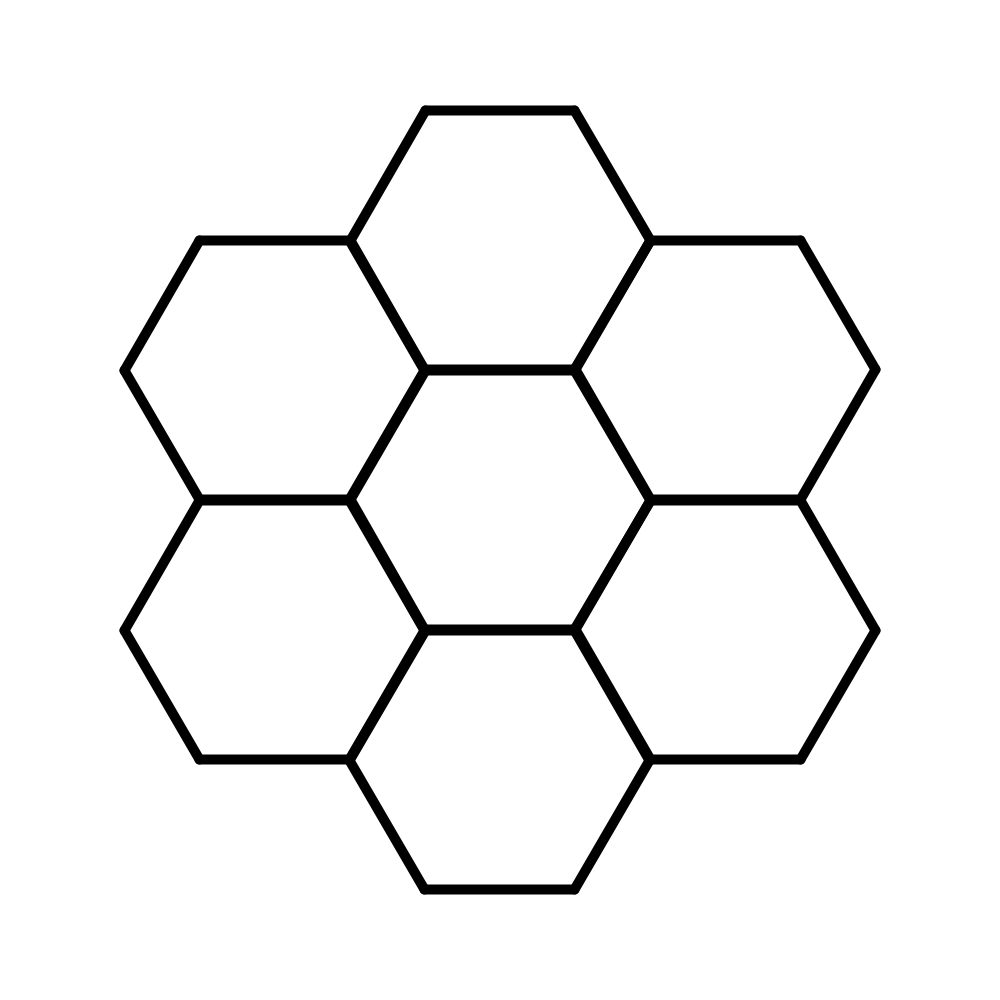
Frame 1 (no input)
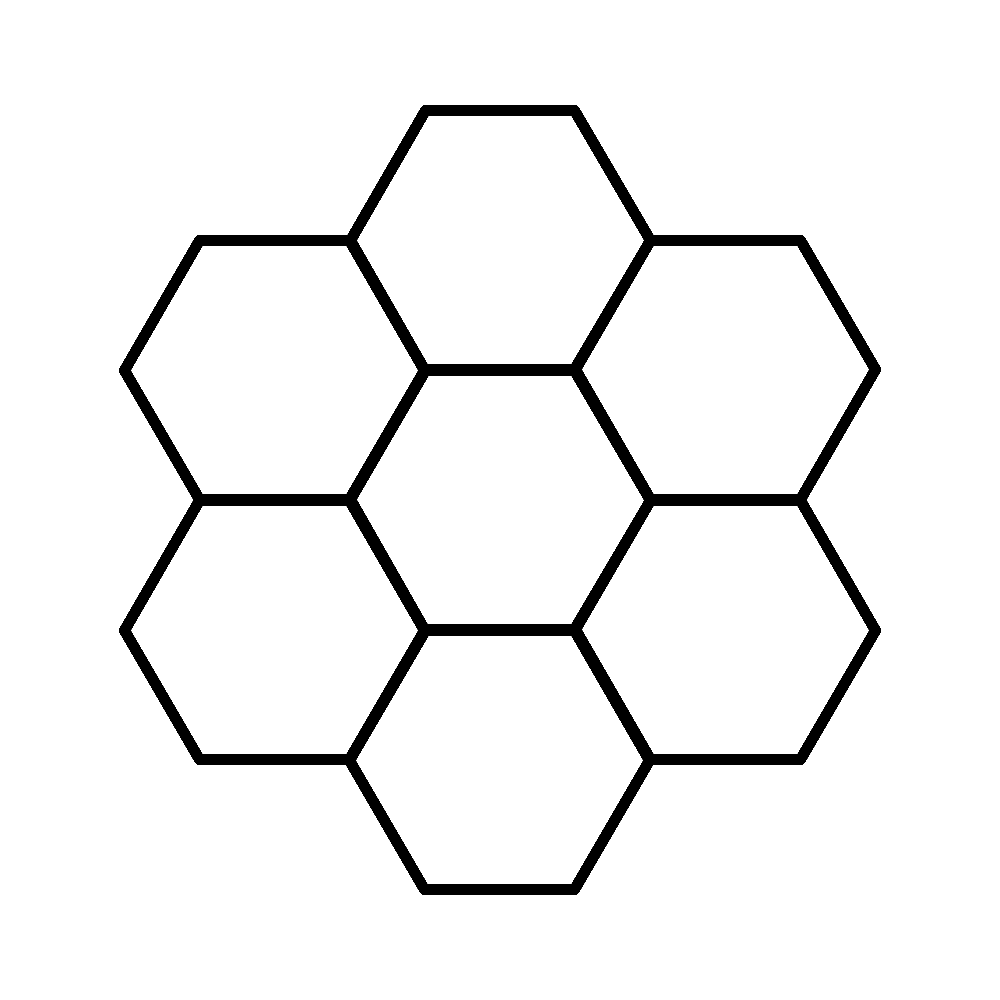
Frame 60 (the mouse pressed at the canvas centre just before this capture)
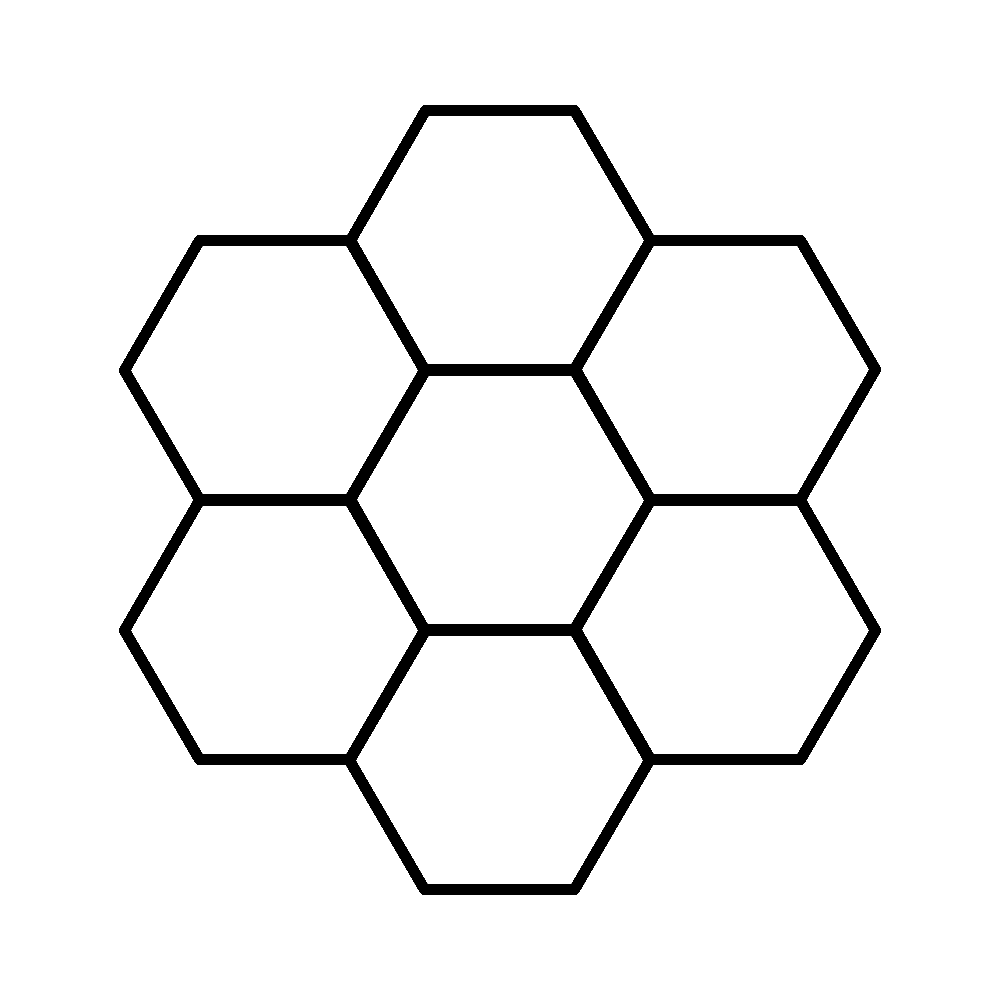
Frame 120 (the mouse held since frame 60 and released just before this capture)

The Processing sketch that drew these frames (run headless with seeded random() and noise(); from frame 60 on, the mouse is pressed at the canvas centre):

// Processing sketch: hex
// ── hex.pde
void setup()
{
  size(1000, 1000);
  background(255);
}

void draw()
{
  translate(500, 500);
  
  stroke(0);
  strokeWeight(10);
  
  drawHexagon(0, 0, 150);
  drawHexagon(260 * cos(radians(30)), 260 * sin(radians(30)), 150);
  drawHexagon(260 * cos(radians(90)), 260 * sin(radians(90)), 150);
  drawHexagon(260 * cos(radians(150)), 260 * sin(radians(150)), 150);
  drawHexagon(260 * cos(radians(210)), 260 * sin(radians(210)), 150);
  drawHexagon(260 * cos(radians(270)), 260 * sin(radians(270)), 150);
  drawHexagon(260 * cos(radians(330)), 260 * sin(radians(330)), 150);
}

void drawHexagon(float x, float y, float side_length)
{
  PVector Position01 = new PVector(side_length * cos(radians(0)), side_length * sin(radians(0)));
  PVector Position02 = new PVector(side_length * cos(radians(60)), side_length * sin(radians(60)));
  PVector Position03 = new PVector(side_length * cos(radians(120)), side_length * sin(radians(120)));
  PVector Position04 = new PVector(side_length * cos(radians(180)), side_length * sin(radians(180)));
  PVector Position05 = new PVector(side_length * cos(radians(240)), side_length * sin(radians(240)));
  PVector Position06 = new PVector(side_length * cos(radians(300)), side_length * sin(radians(300)));
  
  line(x + Position01.x, y + Position01.y, x + Position02.x, y + Position02.y);
  line(x + Position02.x, y + Position02.y, x + Position03.x, y + Position03.y);
  line(x + Position03.x, y + Position03.y, x + Position04.x, y + Position04.y);
  line(x + Position04.x, y + Position04.y, x + Position05.x, y + Position05.y);
  line(x + Position05.x, y + Position05.y, x + Position06.x, y + Position06.y);
  line(x + Position06.x, y + Position06.y, x + Position01.x, y + Position01.y);
}
